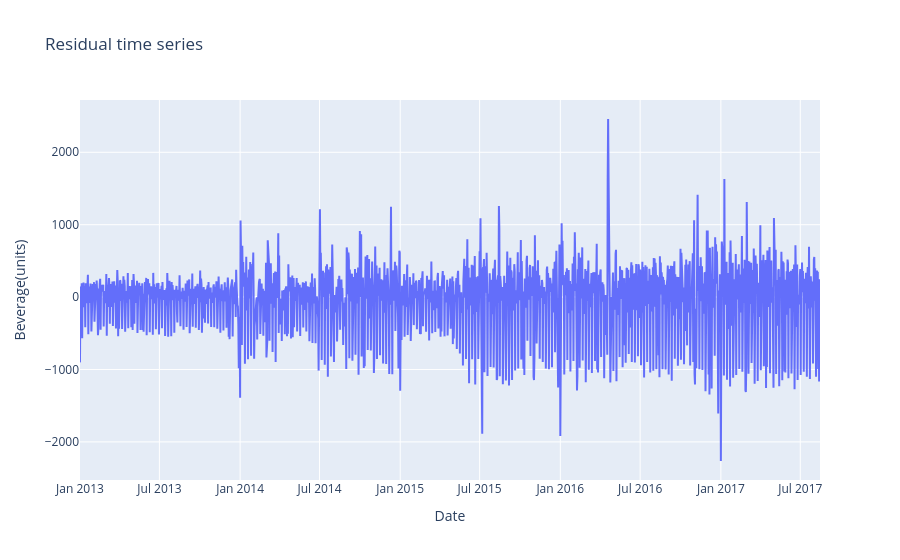

Write notebook code for a chart like this one.
### Markdown cell above
**Observation:** The trend was extracted during the first stage of the sequential SSA decomposition, before analyzing the oscillatory components of the residual series.

This trend shows that:
* Sales remain relatively stable during the first year.
* A gradual upward trend begins in 2014.
* The growth becomes more pronounced from mid-2015 onward.

### Code cell
# Residual plot
res_data = go.Scatter(x=sales_ts.index, y=residual, mode='lines', name='Sales')
layout = go.Layout(title='Residual time series', xaxis=dict(title='Date'),
                   yaxis=dict(title='Beverage(units)'))
fig = go.Figure(data=[res_data], layout = layout)
fig.show()

### Figure 1 — Plotly figure (JSON) as saved in the notebook; plotly's stock layout.template omitted (floating-point values rounded to 4 significant figures; data arrays with more than 128 entries replaced by an {"elided": "..."} marker saying what was removed)
{"data": [{"mode": "lines", "name": "Sales", "type": "scatter", "x": {"elided": "1684 str values"}, "y": {"elided": "1684 float values"}}], "layout": {"title": {"text": "Residual time series"}, "xaxis": {"title": {"text": "Date"}}, "yaxis": {"title": {"text": "Beverage(units)"}}}}
